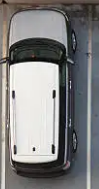
#> input picture images/parking_ocupado/01.png, 99 x 189 px
$ jupyter execute --allow-errors Deteccion_parking.ipynb
#> lines starting #> are read from the running program, lines starting #| are printed output that depends on the picture; pictures that were not available may be replaced by others from this repository, and a replacement may not be noted
[cell 1]
# Imports
import numpy as np
import cv2
import matplotlib.pyplot as plt
from sklearn.model_selection import train_test_split
from sklearn.neighbors import KNeighborsClassifier
from sklearn.metrics import confusion_matrix, ConfusionMatrixDisplay
# Librería para cargar las imágenes
import glob
# Librería para cargar las coordenadas de las plazas de parking desde XML
import xml.etree.ElementTree as ET

[cell 2]
parkings_ocupados = []
parkings_libres = []
etiquetas= []

def tratar_img(img_a_tratar):
#> called with img_a_tratar = './images/parking_ocupado/01.png'
    img = cv2.imread(img_a_tratar)
#> img is the input picture: shape (189, 99, 3); mean B, G, R 128.5, 128.5, 128.7
    img_parking_gray = cv2.cvtColor(img, cv2.COLOR_BGR2GRAY)
    img_parking_gray_inv = cv2.bitwise_not(img_parking_gray)
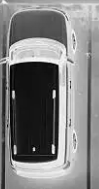
#> img_parking_gray_inv: shape (189, 99); min 1, max 255, mean 126.5
    img_parking_128x128 = cv2.resize(img_parking_gray_inv, (128,128))
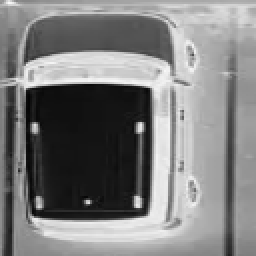
#> img_parking_128x128: shape (128, 128) (shown 2 times larger); min 3, max 247, mean 126.4
    X_aplanado = img_parking_128x128.reshape(16384)
#> X_aplanado = 16384 values, max 247 at index 132, min 3 at index 6158, mean 126.4
    X_normalizado = X_aplanado / 255
#> X_normalizado = 16384 values, max 0.969 at index 132, min 0.0118 at index 6158, mean 0.496
    return X_normalizado

# Leemos las imágenes de entrenamiento
for img in glob.glob('./images/parking_ocupado/*.png'):
    parkings_ocupados.append(tratar_img(img))
    # Llenamos las etiquetas de 1 (ocupado) por cada foto de parking ocupado
    etiquetas.append(1)
#> pass 2 of the loop `for img in glob.glob('./images/parking_ocupado/*.png'):`:
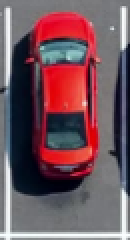
#> input picture images/parking_ocupado/02.png, 65 x 120 px (shown 2 times larger)
#> in tratar_img, img is the input picture: shape (120, 65, 3); mean B, G, R 93.2, 84.4, 115.1
#> img_parking_gray: shape (120, 65)
#> in tratar_img (call 2), `img_parking_gray_inv = cv2.bitwise_not(img_parking_gray)`:
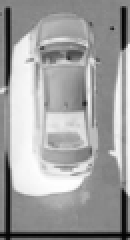
#> img_parking_gray_inv: shape (120, 65) (shown 2 times larger); min 2, max 254, mean 160.4
#> in tratar_img (call 2), `img_parking_128x128 = cv2.resize(img_parking_gray_inv, (128,128))`:
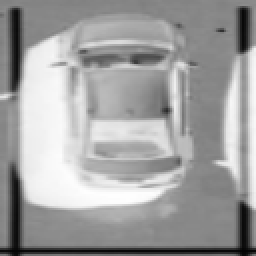
#> img_parking_128x128: shape (128, 128) (shown 2 times larger); min 3, max 254, mean 160.3
#> X_aplanado = 16384 values, max 254 at index 12202, min 3 at index 16121, mean 160.3
#> X_normalizado = 16384 values, max 0.996 at index 12202, min 0.0118 at index 16121, mean 0.629
#> pass 3 of the loop `for img in glob.glob('./images/parking_ocupado/*.png'):`:
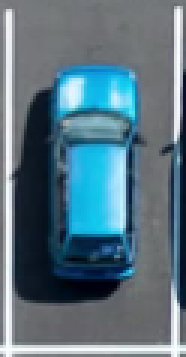
#> input picture images/parking_ocupado/07.png, 62 x 119 px (shown 3 times larger)
#> in tratar_img, img is the input picture: shape (119, 62, 3); mean B, G, R 128.9, 115.6, 89.4
#> img_parking_gray: shape (119, 62)
#> in tratar_img (call 3), `img_parking_gray_inv = cv2.bitwise_not(img_parking_gray)`:
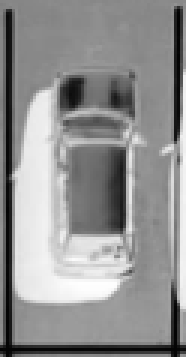
#> img_parking_gray_inv: shape (119, 62) (shown 3 times larger); min 3, max 254, mean 145.7
#> in tratar_img (call 3), `img_parking_128x128 = cv2.resize(img_parking_gray_inv, (128,128))`:
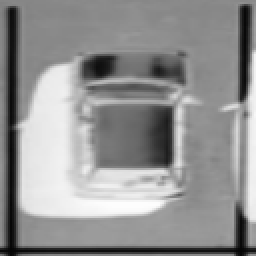
#> img_parking_128x128: shape (128, 128) (shown 2 times larger); min 4, max 253, mean 145.6
#> X_aplanado = 16384 values, max 253 at index 12981, min 4 at index 16005, mean 145.6
#> X_normalizado = 16384 values, max 0.992 at index 12981, min 0.0157 at index 16005, mean 0.571
#> the loop made 4 passes; the first 3 are shown

for img in glob.glob('./images/parking_vacio/*.png'):
    parkings_libres.append(tratar_img(img))
    # Llenamos las etiquetas de 0 (libre) por cada foto de parking libre
    etiquetas.append(0)

imagenes_entrenamiento = parkings_ocupados + parkings_libres
# Dividimos el dataset en entrenamiento y test
X_train, X_test, y_train, y_test = train_test_split(imagenes_entrenamiento, etiquetas, test_size = 0.2, train_size = 0.8, random_state = 42, shuffle=True)
# Creamos el modelo KNN
mi_ia = KNeighborsClassifier(n_neighbors = 3)

# Entrenamos la IA pasándole los datos de entrenamiento (X_train, y_train)
mi_ia.fit(X_train, y_train)

predicciones = mi_ia.predict(X_test)

# Dibujamos la matriz
matriz = confusion_matrix(y_test, predicciones)
disp = ConfusionMatrixDisplay(confusion_matrix=matriz)
disp.plot(cmap=plt.cm.Blues)
plt.title("Matriz de Confusión")
plt.show()
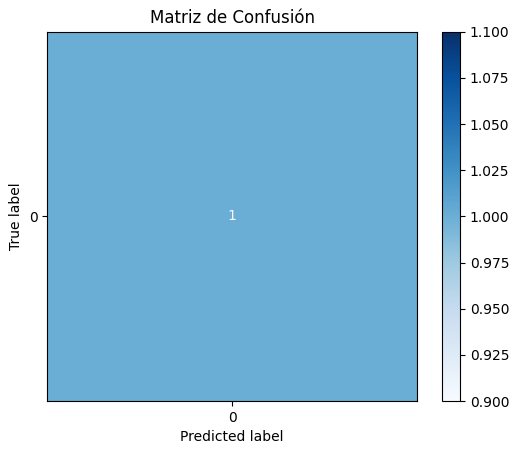
#> figure drawn by matplotlib, 2 panels

# Cargamos una imagen de parking
img_parking = cv2.imread('./images/parkings_ejemplos/carpark_frame.png')
#> (the rest of this cell did not finish here and is left out)

[cell 3]
# Funciones

def cargar_coordenadas_plazas_desde_xml(ruta_xml):
#> called with ruta_xml = './xml/carpark_coords.xml'
    tree = ET.parse(ruta_xml)
#> (reads xml/carpark_coords.xml from the repository)
    root = tree.getroot()
    coordenadas = []
    for i, obj in enumerate(root.findall('object'), start=1):
        bbox = obj.find('bndbox')
        if bbox is None:
            continue

        xmin = int(bbox.find('xmin').text)
        ymin = int(bbox.find('ymin').text)
        xmax = int(bbox.find('xmax').text)
        ymax = int(bbox.find('ymax').text)
        coordenadas.append((i, xmin, ymin, xmax, ymax))
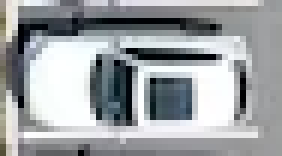
#> input picture images/parking_ocupado/20 - copia (3).png, 47 x 26 px, given in place of carpark.mp4, which was not available (shown 6 times larger)
#> further down, frame is the input picture: shape (26, 47, 3); mean B, G, R 163.9, 161.1, 157.4
    return coordenadas

def tratar_recorte_video(recorte_bgr):
    # Procesamos el recorte
    recorte_gray = cv2.cvtColor(recorte_bgr, cv2.COLOR_BGR2GRAY)
    recorte_128x128 = cv2.resize(recorte_gray, (128, 128))
    recorte_128x128_inv = cv2.bitwise_not(recorte_128x128)
    recorte_aplanado = recorte_128x128_inv.reshape(16384)
    recorte_final = recorte_aplanado.astype(np.float32) / 255.0
    return recorte_final

def pintar_plazas_en_frame(frame_bgr, coordenadas):
    frame_resultado = frame_bgr.copy()
    entradas = []
    coordenadas_frame = []
    coordenadas_frame = []

    for i, xmin, ymin, xmax, ymax in coordenadas:
        x, y, w, h = xmin, ymin, xmax - xmin, ymax - ymin
        parking_recortado = frame_bgr[y:y+h, x:x+w]

        entradas.append(tratar_recorte_video(parking_recortado))
        coordenadas_frame.append((i, x, y, w, h))
#> after the loop, coordenadas_frame = []; entradas = []

    resultados = []
    if not entradas:
        return frame_resultado, resultados

    predicciones_frame = mi_ia.predict(np.asarray(entradas, dtype=np.float32))

    for (i, x, y, w, h), prediccion in zip(coordenadas_frame, predicciones_frame):
        if prediccion == 1:
            color = (0, 0, 255)  # Rojo para ocupado
            texto = 'Ocupado'
        else:
            color = (0, 255, 0)  # Verde para libre
            texto = 'Libre'

        cv2.rectangle(frame_resultado, (x, y), (x + w, y + h), color, 2)
        cv2.putText(frame_resultado, texto, (x, y - 5), cv2.FONT_HERSHEY_SIMPLEX, 0.6, color, 2)
        resultados.append({'plaza': i, 'prediccion': texto})

    return frame_resultado, resultados

[cell 4]
import os
from IPython.display import Video, display

COORDS_PATH = './xml/carpark_coords.xml'
RUTA_VIDEO = './videos/carpark.mp4'
RUTA_VIDEO_SALIDA = './videos/carpark_resultado.mp4'


# Preparamos las coordenadas de las plazas a partir del XML
coordenadas_plazas = cargar_coordenadas_plazas_desde_xml(COORDS_PATH)

# Definimos la ruta del vídeo de entrada y del vídeo de salida
os.makedirs('./videos', exist_ok=True)

# Cargamos el vídeo original
cap = cv2.VideoCapture(RUTA_VIDEO)

if not cap.isOpened():
    raise ValueError('No se pudo abrir el vídeo.')

fps = cap.get(cv2.CAP_PROP_FPS) or 25.0
ancho = int(cap.get(cv2.CAP_PROP_FRAME_WIDTH))
alto = int(cap.get(cv2.CAP_PROP_FRAME_HEIGHT))

# Creamos el escritor para guardar el vídeo con las detecciones
fourcc = cv2.VideoWriter_fourcc(*'mp4v')
writer = cv2.VideoWriter(RUTA_VIDEO_SALIDA, fourcc, fps, (ancho, alto))
if not writer.isOpened():
    cap.release()
    raise ValueError('No se pudo crear el vídeo de salida.')

frame_previo = None
resultados = []
frames_procesados = 0

# Recorremos todos los frames del vídeo y aplicamos la detección a cada uno
#> (the rest of this cell did not finish here and is left out)
